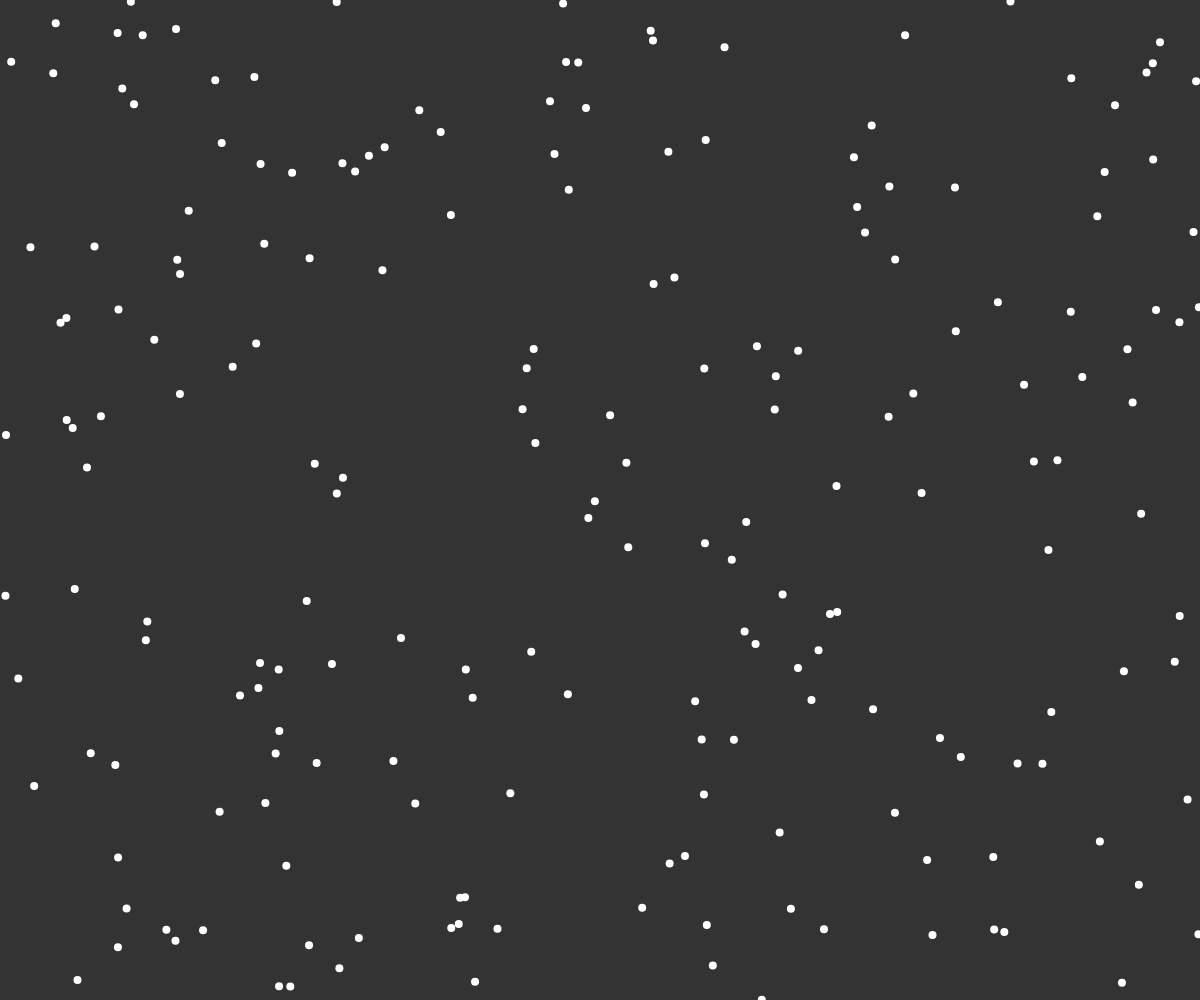
Frame 1 (no input)
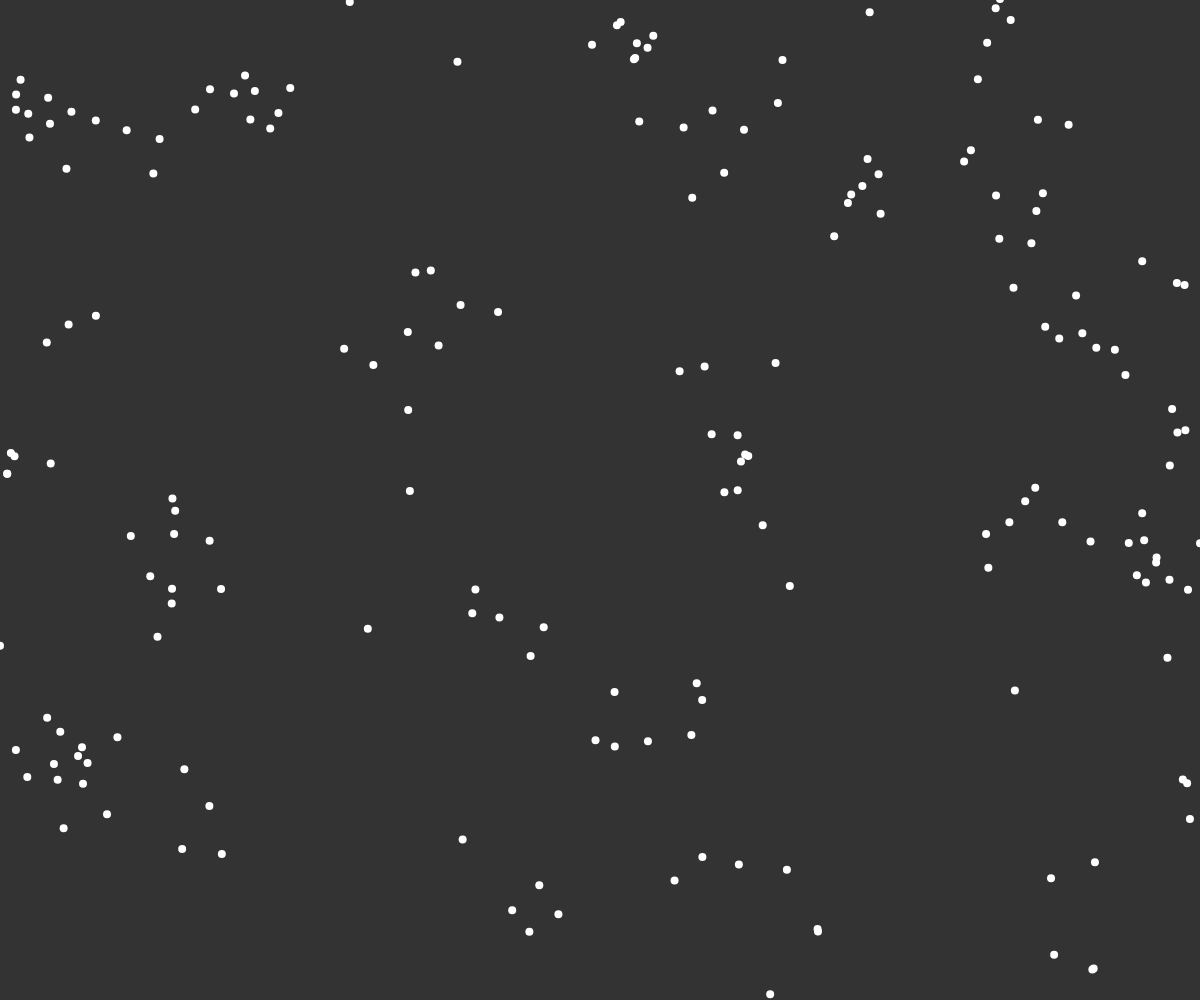
Frame 60 (no input)
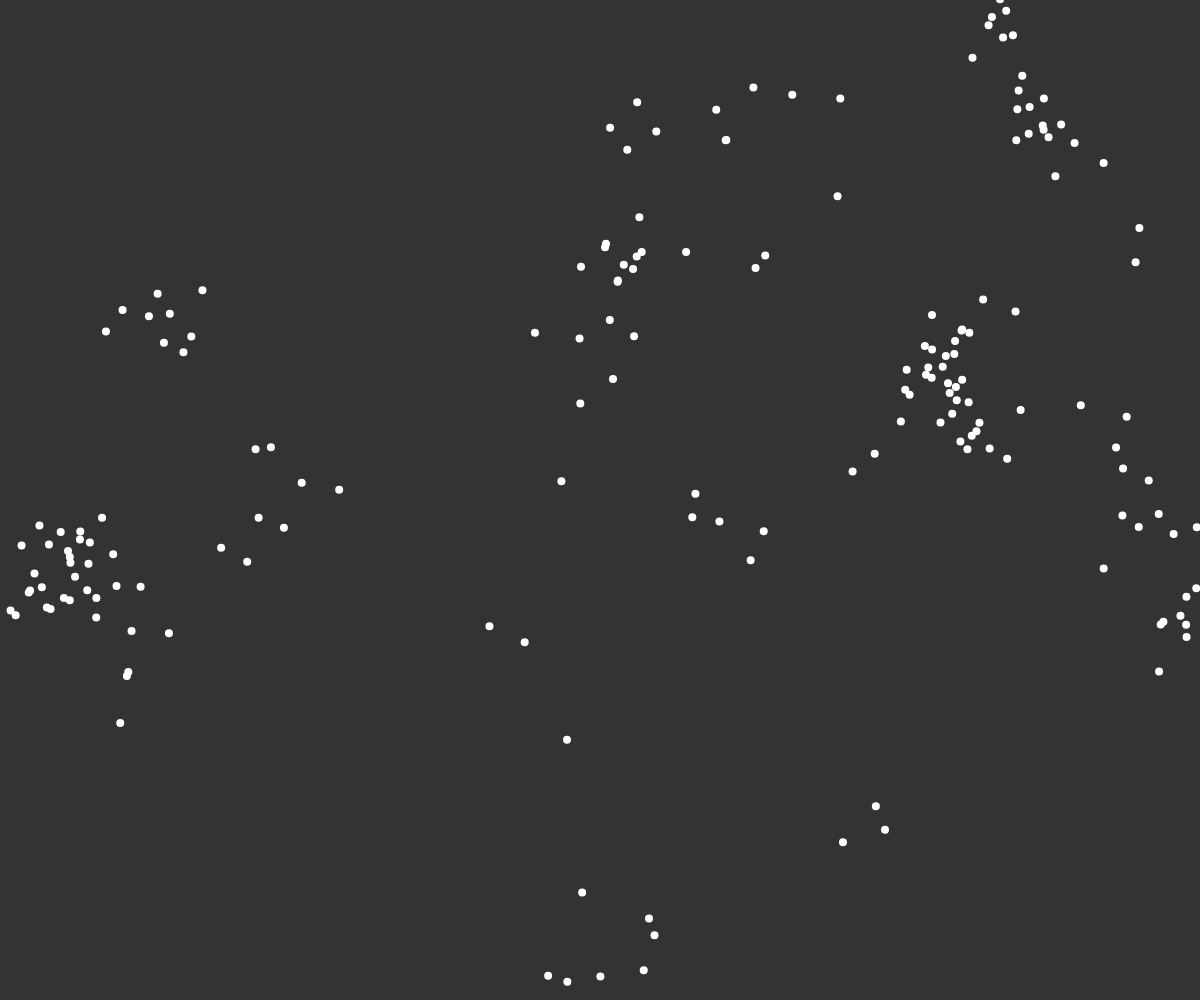
Frame 120 (the mouse pressed at the canvas centre since frame 60)

The p5.js sketch that drew these frames (run headless with seeded random() and noise() and a simulated clock; from frame 60 on, the mouse is pressed at the canvas centre):

// p5.js sketch
// ── sketch.js
const flock = [];

let alignSlider, cohesionSlider, separationSlider;

function setup() {
    createCanvas(windowWidth, windowHeight);
    alignSlider = createSlider(0, 5, 1, 0.1);
    cohesionSlider = createSlider(0, 5, 1, 0.1);
    separationSlider = createSlider(0, 5, 1, 0.1);
    for (let i=0; i<200; i++) {
        flock.push(new Boid());
    }
}

function draw() {
    background(51);

    for (let boid of flock) {
        boid.edges();
        boid.flock(flock);
        boid.show();
        boid.update();
    }
}
// ── boid.js
class Boid {
    constructor() {
        this.position = createVector(random(width), random(height));
        this.velocity = p5.Vector.random2D();
        this.velocity.setMag(random(2, 4));
        this.acceleration = createVector();
        this.maxForce = 0.2;
        this.maxSpeed = 4;
    }

    edges() {
        if (this.position.x > width) {
            this.position.x = 0;
        } else if (this.position.x < 0) {
            this.position.x = width;
        }
        if (this.position.y > height) {
            this.position.y = 0;
        } else if (this.position.y < 0) {
            this.position.x = height;
        }
    }

    align(boids) {
        let perceptionRadius = 50;
        let steering = createVector();
        let total = 0;
        for (let other of boids) {
            let d = dist(this.position.x, this.position.y, other.position.x, other.position.y);
            if (other!=this && d<perceptionRadius) {
                steering.add(other.velocity);
                total++;
            }
        }
        if (total > 0) {
            steering.div(total);
            steering.setMag(this.maxSpeed);
            steering.sub(this.velocity);
            steering.limit(this.maxForce);
        }
        return steering;
    }

    flock(boids) {
        let alignment = this.align(boids);
        this.acceleration = alignment;
    }

    update() {
        this.position.add(this.velocity);
        this.velocity.add(this.acceleration);
    }

    show() {
        strokeWeight(8);
        stroke(255);
        point(this.position.x, this.position.y);
    }
}
